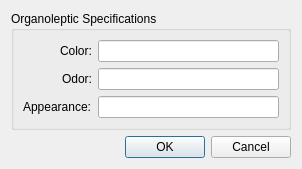
<?xml version="1.0" encoding="UTF-8"?>
<ui version="4.0">
 <class>Dialog</class>
 <widget class="QDialog" name="Dialog">
  <property name="geometry">
   <rect>
    <x>0</x>
    <y>0</y>
    <width>302</width>
    <height>152</height>
   </rect>
  </property>
  <property name="windowTitle">
   <string>Dialog</string>
  </property>
  <layout class="QGridLayout" name="gridLayout">
   <item row="0" column="0">
    <widget class="QGroupBox" name="groupBox">
     <property name="title">
      <string>Organoleptic Specifications</string>
     </property>
     <layout class="QFormLayout" name="formLayout">
      <property name="labelAlignment">
       <set>Qt::AlignRight|Qt::AlignTrailing|Qt::AlignVCenter</set>
      </property>
      <item row="0" column="0">
       <widget class="QLabel" name="label">
        <property name="text">
         <string>Color:</string>
        </property>
        <property name="alignment">
         <set>Qt::AlignLeading|Qt::AlignLeft|Qt::AlignVCenter</set>
        </property>
       </widget>
      </item>
      <item row="0" column="1">
       <widget class="QLineEdit" name="is_colorLE"/>
      </item>
      <item row="1" column="0">
       <widget class="QLabel" name="label_2">
        <property name="text">
         <string>Odor:</string>
        </property>
        <property name="alignment">
         <set>Qt::AlignLeading|Qt::AlignLeft|Qt::AlignVCenter</set>
        </property>
       </widget>
      </item>
      <item row="1" column="1">
       <widget class="QLineEdit" name="is_odorLE"/>
      </item>
      <item row="2" column="0">
       <widget class="QLabel" name="label_3">
        <property name="text">
         <string>Appearance:</string>
        </property>
        <property name="alignment">
         <set>Qt::AlignLeading|Qt::AlignLeft|Qt::AlignVCenter</set>
        </property>
       </widget>
      </item>
      <item row="2" column="1">
       <widget class="QLineEdit" name="is_appearanceLE"/>
      </item>
     </layout>
    </widget>
   </item>
   <item row="1" column="0">
    <widget class="QDialogButtonBox" name="acceptB">
     <property name="orientation">
      <enum>Qt::Horizontal</enum>
     </property>
     <property name="standardButtons">
      <set>QDialogButtonBox::Cancel|QDialogButtonBox::Ok</set>
     </property>
    </widget>
   </item>
  </layout>
 </widget>
 <resources/>
 <connections>
  <connection>
   <sender>acceptB</sender>
   <signal>accepted()</signal>
   <receiver>Dialog</receiver>
   <slot>accept()</slot>
   <hints>
    <hint type="sourcelabel">
     <x>248</x>
     <y>254</y>
    </hint>
    <hint type="destinationlabel">
     <x>157</x>
     <y>274</y>
    </hint>
   </hints>
  </connection>
  <connection>
   <sender>acceptB</sender>
   <signal>rejected()</signal>
   <receiver>Dialog</receiver>
   <slot>reject()</slot>
   <hints>
    <hint type="sourcelabel">
     <x>316</x>
     <y>260</y>
    </hint>
    <hint type="destinationlabel">
     <x>286</x>
     <y>274</y>
    </hint>
   </hints>
  </connection>
 </connections>
</ui>
